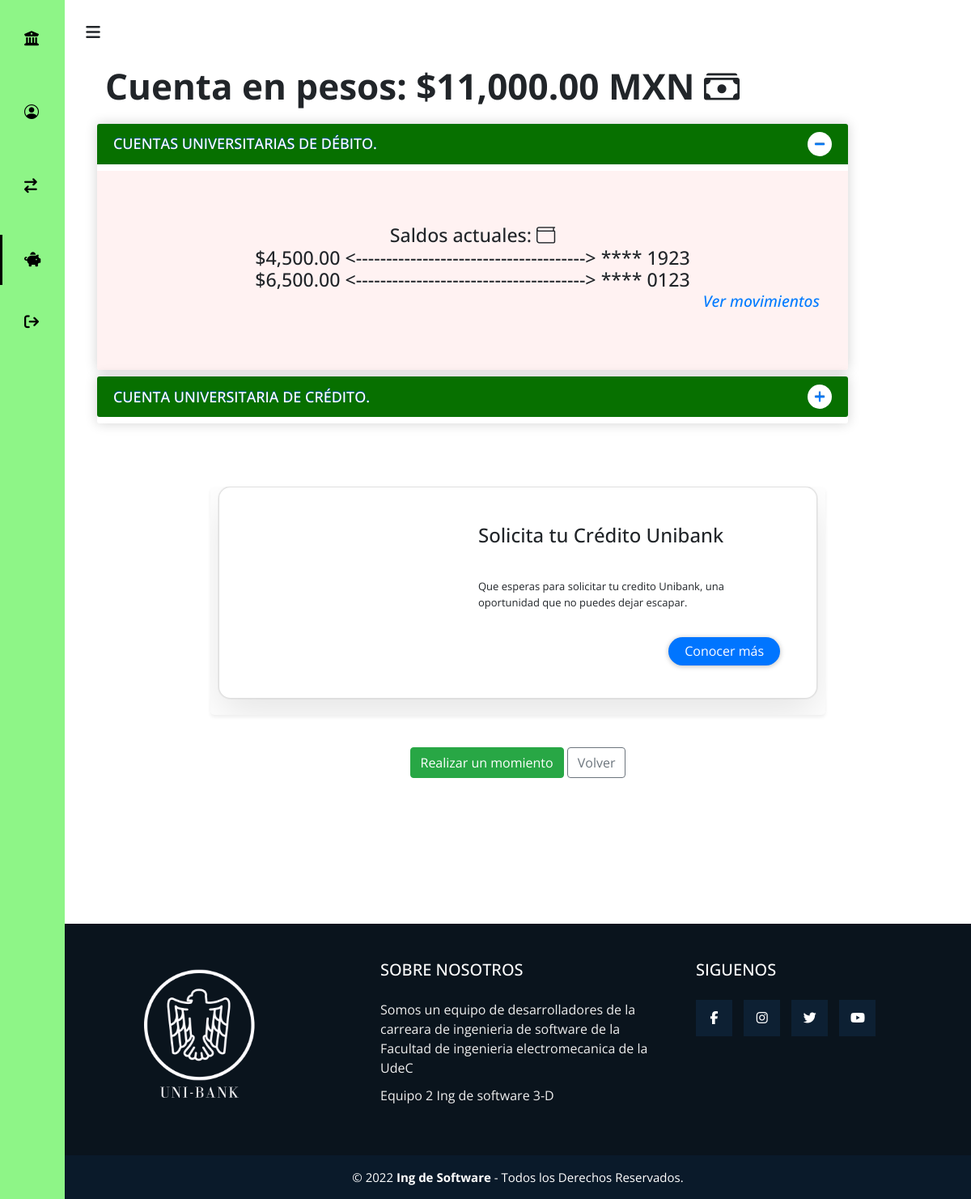
/consultas.php (signed in), run on an earlier commit of the app's database.
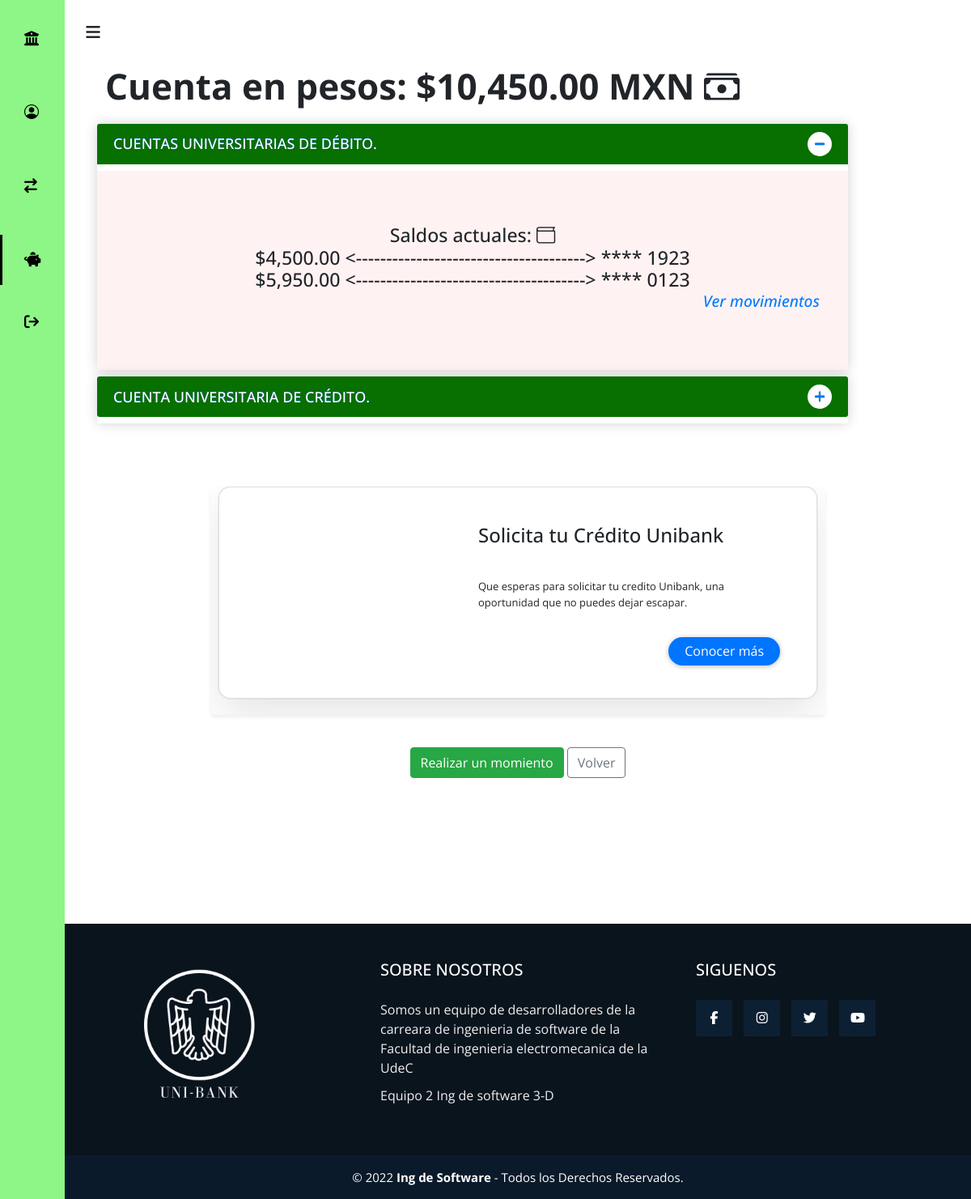
And on a later commit of the database.
### tables this page shows
CREATE TABLE `debito` (
  `idTarjeta` int(11) NOT NULL,
  `codigoCliente` varchar(50) NOT NULL DEFAULT '',
  `BIN` varchar(16) NOT NULL,
  `expira` date NOT NULL,
  `codeSecurity` int(3) NOT NULL,
  `nip` varchar(4) NOT NULL,
  `saldoDeb` decimal(20,2) DEFAULT NULL
);

### vistas/consultas.view.php (the view, shortened to what the changed rows need)
<!DOCTYPE html>
<html lang="en">
<head>
    <link rel="stylesheet" href="https://stackpath.bootstrapcdn.com/bootstrap/4.3.1/css/bootstrap.min.css">
    <link rel="stylesheet" type="text/css" href="https://cdnjs.cloudflare.com/ajax/libs/Swiper/5.4.5/css/swiper.css">
    <link rel="stylesheet" href="css/estilos.css">
    <link rel="stylesheet" href="https://use.fontawesome.com/releases/v5.7.2/css/all.css"
>
    <link rel="stylesheet" href="https://cdn.jsdelivr.net/npm/bootstrap-icons@1.9.1/font/bootstrap-icons.css">
</head>
<body id="body">
    <header>
      <div class="icon__menu">
        <i class="fas fa-bars" id="btn_open"></i>
      </div>
    </header>
    <div class="menu__side" id="menu_side">
        <a href="index.php">
            <div class="name__page">
                <i class="fas fa-university"></i>
                <h4>Unibank</h4>
            </div>
        </a>
        <div class="options__menu">
            <a href="./cliente.php">
                <div class="option">
                <i class="bi bi-person-circle"></i>
                    <h4>Inicio</h4>
                </div>
            </a>
            <a href="./movimientos/transferencia.php">
                <div class="option">
                    <i class="fas fa-exchange"></i>
                    <h4>Transferencias rapidas</h4>
                </div>
            </a>
            <a href="./consultas.php" class="selected">
                <div class="option">
                    <i class="fas fa-piggy-bank"></i>
                    <h4>Consulta</h4>
                </div>
            </a>
            <a href="./funciones/cerrarSesion.php">
                <div class="option">
                    <i class="fas fa-sign-out"></i>
                    <h4>Cerrar sesion</h4>
                </div>
            </a>
        </div>
    </div>
    <main>
    <h2 class="saldo">Cuenta en pesos:  <?php echo '$' . number_format($saldoSuma, 2 , '.' , ',' ); ?> MXN  <i class="bi bi-cash-stack"></i></h2>
    <div class="wrapper">
    <div class="parent-tab">
      <label for="tab-1">
        <span>CUENTAS UNIVERSITARIAS DE DÉBITO.</span>
        <div class="icon"><i class="fas fa-plus"></i></div>
      </label>
      <div class="content">
      <div class="card-body" name="debito">
          <p><h5 class="display-7">Saldos actuales:  <i class="bi bi-wallet"></i> <?php echo '<br>'; ?>  <span id="saldo">
            <?php if(empty($debito)){
              echo 'No se ha solicitado una tarjeta de debito';
            }else{
            foreach($datosDeb as $debito):
            echo '$' . number_format($debito['saldoDeb'], 2 , '.' , ',' ) .' <--------------------------------------> **** ' . substr($debito['BIN'], 12) . '</br>';
            endforeach;
            }
            ?>
            <div class="col"><a href="debito.php"><?php if(empty($debito)){}else{echo 'Ver movimientos';}?></a></div></span></h5></div></p>
      </div>
    </div>
    <div class="parent-tab">
      <label for="tab-2">
        <span>CUENTA UNIVERSITARIA DE CRÉDITO.</span>
        <div class="icon"><i class="fas fa-plus"></i></div>
      </label>
    </div>
    </div>
    <div class="article-contener">
        <ul class="groups">
            <li>
                <div class="card">
                    <div class="image-session">
                        <span class="image" style="background-image: url('assets/img/car2.jpg');"></span>
                    </div>
                    <div class="meta-sission">
                        <div class="body">
                            <h2 class="title">Solicita tu Crédito Unibank</h2>
                            <p class="desc">Que esperas para solicitar tu credito Unibank, una oportunidad que no puedes dejar escapar.</p>
                        </div>
                        <div class="footer">
                            <a href="#" class="button">Conocer más</a>
                        </div>
                    </div>
                </div>
            </li>
        </ul>
    </div>
    <div class="container-btn">
        <a href="movimientos/transferencia.php" class="btn btn-success">Realizar un momiento</a>
        <a href="cliente.php" class="btn btn-outline-secondary">Volver</a>
    </div>
    </main>
    <footer class="pie-pagina">
        <div class="grupo-1">
            <div class="box">
                <figure>
                    <a href="#">
                        <img src="assets/unibank.png" alt="Logo de SLee Dw">
                    </a>
                </figure>
            </div>
            <div class="box">
                <h2>SOBRE NOSOTROS</h2>
                <p>Somos un equipo de desarrolladores de la carreara de ingenieria de software de la Facultad de ingenieria electromecanica de la UdeC</p>
                <p>Equipo 2 Ing de software 3-D</p>
            </div>
            <div class="box">
                <h2>SIGUENOS</h2>
                <div class="red-social">
                    <a href="#" class="fa fa-facebook"></a>
                    <a href="#" class="fa fa-instagram"></a>
                    <a href="#" class="fa fa-twitter"></a>
                    <a href="#" class="fa fa-youtube"></a>
                </div>
            </div>
        </div>
        <div class="grupo-2">
            <small>&copy; 2022 <b>Ing de Software</b> - Todos los Derechos Reservados.</small>
        </div>
    </footer>
</body>
</html>

What changed in the data, as far as the page shows it:
changed debito (number 2 of 2 on the later page): saldoDeb "6,500.00" → "5,950.00"
Also different on the page:
$saldoSuma: "11,000.00" → "10,450.00"
